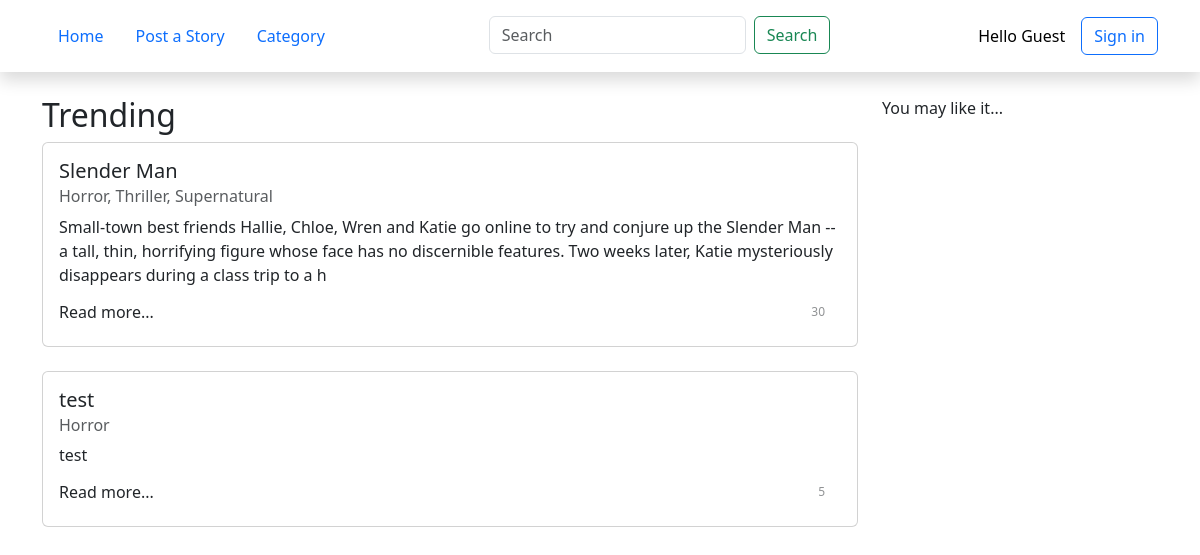
The app's page /oldstimes/, older data.
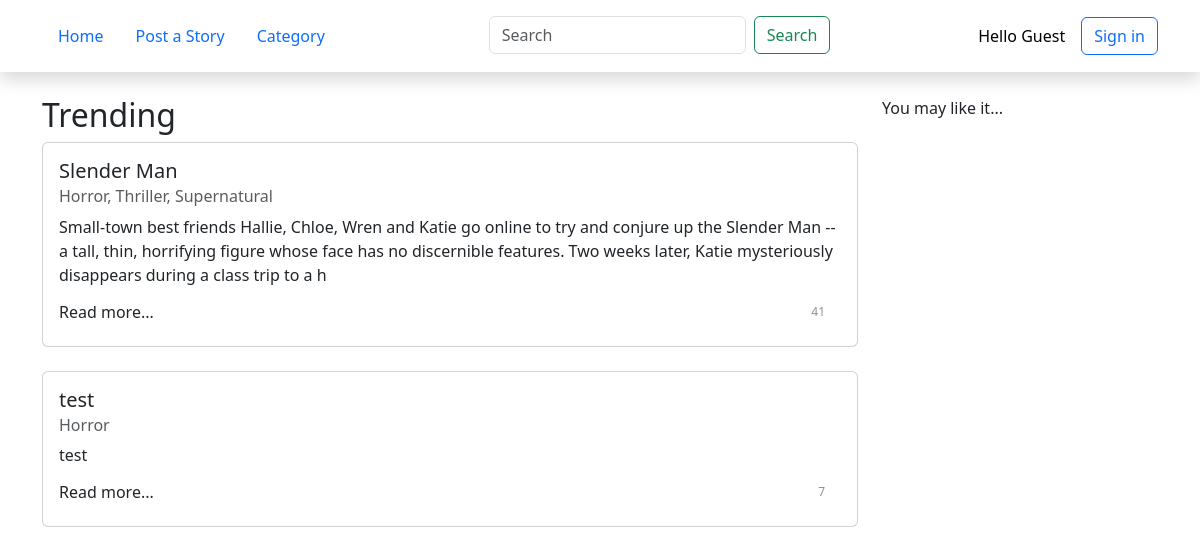
The same page, newer data.
### old_straits_times/models.py (models this page shows, shortened)
class Story(models.Model):
    title = models.CharField(max_length=50)
    author = models.ForeignKey(Author, on_delete=models.CASCADE)
    genre = models.ManyToManyField(Genre)
    abstract = models.TextField(max_length=250, blank=True,
                                   validators=[MaxLengthValidator(250)])
    date_published = models.DateTimeField('date published', auto_now_add=True)
    date_last_updated = models.DateTimeField('date last updated')
    views_in_week = models.IntegerField(default=0)
    views_total = models.IntegerField(default=0)
    content = RichTextField()
    def get_views_total(self):
        return f'{self.views_total:3}'
    def get_genre(self):
        return ", ".join([s.name for s in self.genre.all()])
    get_genre.short_description = 'Genre'

class Genre(models.Model):
    name = models.CharField(max_length=30)

### old_straits_times/views.py (the view)
# urls.py: path('', views.index, name='index'),
def index(request):
    trending_stories = Story.objects.order_by('-views_total')[:5]
    template_name = 'old_straits_times/index.html'
    return render(request, template_name, {
        'trending_stories': trending_stories
    })

### old_straits_times/templates/old_straits_times/index.html (shortened to what this page needs)
{% extends './base.html' %}
{% block content %}
      <div class="row gx-8">
            <div class="col">
                  <h2>Trending</h2>
                  <div class="row row-cols-1 gx-0 gy-4">
                        {% for story in trending_stories %}
                              <a class="text-muted text-decoration-none" href="{% url 'oldstimes:story' story.id %}">
                                    <div class="card">
                                          <div class="card-body">
                                                <h5 class="card-title">{{ story.title }}</h5>
                                                <h6 class="card-subtitle mb-2 text-muted">{{ story.get_genre }}</h6>
                                                <p class="card-text">{{ story.abstract }}</p>
                                                <div class="d-flex justify-content-between">
                                                      <h6>Read more...</h6>
                                                      <div class="d-flex text-body-tertiary ">
                                                            <p id='views' class="fs-7 mb-0">{{ story.get_views_total }}</p>
                                                      </div>
                                                </div>
                                          </div>
                                    </div>
                              </a>
                        {% endfor %}
                  </div>
            </div>
            <div class="sidebar">
                  <div>
                        You may like it...
                  </div>
            </div>
      </div>
{% endblock content %}

Row changes from the older to the newer data that the page shows:
changed Story "Slender Man": get_views_total "30" → "41"
changed Story "test": get_views_total "5" → "7"
